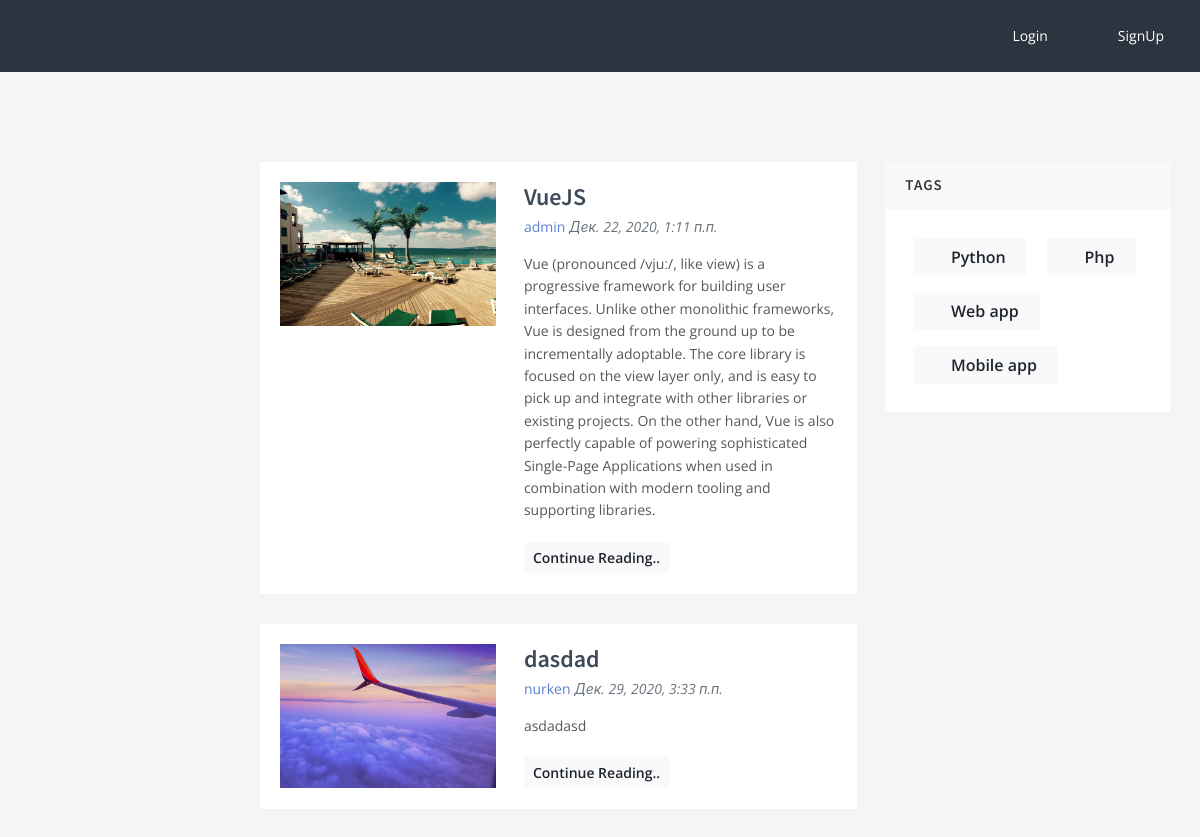
The page /filter/web-app on the database its author committed.
### news/models.py (models this page shows, shortened)
class News(models.Model):
    STATUS = [
        ('published', 'Published'),
        ('unpublished', 'Unpublished')
    ]
    title = models.CharField(verbose_name="Название", max_length=255)
    description = models.TextField(verbose_name="Описание")
    author = models.ForeignKey(User, on_delete=models.CASCADE)
    tag = models.ManyToManyField('Tag', null=True, blank=True, default=None)
    status = models.CharField(max_length=255, choices=STATUS, default="published")
    image = models.ImageField(null=True, blank=True)
    created_at = models.DateTimeField(verbose_name = "Дата создание", auto_now_add=timezone.now())
    class Meta:
        verbose_name = 'Новость'
        verbose_name_plural = 'Новости'

class Tag(models.Model):
    title = models.CharField(verbose_name="Название", max_length=255)
    slug = models.SlugField(verbose_name="Слаг", db_index=True, max_length=255)
    class Meta:
        verbose_name = 'Тег'
        verbose_name_plural = 'Теги'

### landing/views.py (the view)
# urls.py: path('filter/<slug:tag_slug>', views.filter, name="news.filter")
def filter(request, tag_slug):
    tag = Tag.objects.get(slug=tag_slug)
    news = tag.news_set.all()
    return render(request, 'landing/index.html', {
        'news': news,
        'tags': Tag.objects.all()
    })

### landing/templates/landing/index.html (shortened to what this page needs)
{% load static %}
<!DOCTYPE html>
<html lang="en">
    <head>
        <link rel="stylesheet" id="css-main" href="{% static 'assets/css/oneui.min.css' %}">
    </head>
    <body>
        <div class="bg-sidebar-dark p-3 push">
            <div id="horizontal-navigation-click-centered-dark" class="d-none d-lg-block mt-2 mt-lg-0">
                <ul class="nav-main nav-main-horizontal nav-main-horizontal-right nav-main-dark justify-content-end">
                    <li class="nav-main-item">
                        <a class="nav-main-link active" href="{% url 'login' %}">
                            <i class="nav-main-link-icon si si-login"></i>
                            <span class="nav-main-link-name">Login</span>
                        </a>
                    </li>
                    <li class="nav-main-item">
                        <a class="nav-main-link active" href="{% url 'signup' %}">
                            <i class="nav-main-link-icon fa fa-home"></i>
                            <span class="nav-main-link-name">SignUp</span>
                        </a>
                    </li>
                </ul>
            </div>
        </div>
        <div id="page-container" class="sidebar-o sidebar-dark enable-page-overlay side-scroll page-header-fixed side-trans-enabled"><div id="page-overlay"></div>
            <main id="main-container">
                <div class="content content-boxed">
                    <div class="row">
                        <div class="col-xl-8">
                            {% for item in news %}
                                <div class="block">
                                    <div class="block-content">
                                        <div class="row items-push">
                                            <div class="col-md-4 col-lg-5">
                                                <a href="be_pages_blog_story.html">
                                                    {% if item.image %}
                                                        <img class="img-fluid" src="{{ item.image.url }}" alt="">
                                                    {% else %}
                                                        <img class="img-fluid" src="{% static 'assets/media/photos/photo21.jpg' %}" alt="">
                                                    {% endif %}
                                                </a>
                                            </div>
                                            <div class="col-md-8 col-lg-7">
                                                <h4 class="h3 mb-1">
                                                    <a class="text-primary-dark" href="{% url 'details' id=item.id %}">{{ item.title }}</a>
                                                </h4>
                                                <div class="font-size-sm mb-3">
                                                    <a href="#">{{ item.author }}</a> <em class="text-muted">{{item.created_at}}</em>
                                                </div>
                                                <p class="font-size-sm">
                                                    {{ item.description }}
                                                </p>
                                                <a class="btn btn-sm btn-light" href="#">Continue Reading..</a>
                                            </div>
                                        </div>
                                    </div>
                                </div>
                            {% endfor %}
                        </div>
                        <div class="col-xl-4">
                        <div class="block">
                            <div class="block-header block-header-default">
                                <h3 class="block-title">Tags</h3>
                            </div>
                            <div class="block-content block-content-full">
                                {% for tag in tags %}
                                    <a class="btn btn-light js-tooltip-enabled m-2" href="{% url 'news.filter' tag_slug=tag.slug %}" data-toggle="tooltip" title="" data-original-title="Follow us on Twitter">
                                        <i class="fa fa-plus"></i> <span class="text-sm m-2">{{tag.title}}</span>
                                    </a>
                                {% endfor %}
                            </div>
                        </div>
                        </div>
                    </div>
                </div>
            </main>
        </div>
    </body>
</html>

### rows shown on the page
News: image (picture), title "VueJS", author "admin", created_at "Дек. 22, 2020, 1:11 п.п.", description "Vue (pronounced /vjuː/, like view) is a progressive framework for building user interfaces. Unlike other monolithic frameworks, Vue is designed from the ground up to be incrementally adoptable. The core library is focused on the view layer only, and is easy to pick up and integrate with other libraries or existing projects. On the other hand, Vue is also perfectly capable of powering sophisticated Single-Page Applications when used in combination with modern tooling and supporting libraries."
News: image (picture), title "dasdad", author "nurken", created_at "Дек. 29, 2020, 3:33 п.п.", description "asdadasd"
Tag: title "Python"
Tag: title "Php"
Tag: title "Web app"
Tag: title "Mobile app"
